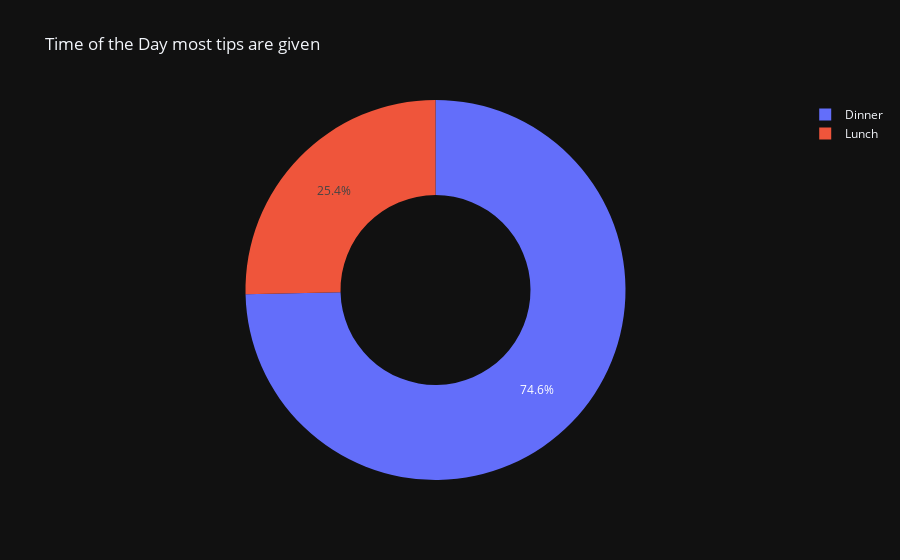

Notebook code cell kept with this figure:
### Markdown cell above
#### Which time of the day are most tips given - Lunch or Dinner

### Code cell
time_most_tips = px.pie(data_frame=df, values='tip', names='time', title='Time of the Day most tips are given', hole=0.5)
time_most_tips.show()

### Figure 1 — Plotly figure (JSON) as saved in the notebook; plotly's stock layout.template omitted (floating-point values rounded to 4 significant figures; data arrays with more than 128 entries replaced by an {"elided": "..."} marker saying what was removed)
{"data": [{"domain": {"x": [0.0, 1.0], "y": [0.0, 1.0]}, "hole": 0.5, "hovertemplate": "time=%{label}<br>tip=%{value}<extra></extra>", "labels": {"elided": "244 str values"}, "legendgroup": "", "name": "", "showlegend": true, "values": {"elided": "244 float values"}, "type": "pie"}], "layout": {"legend": {"tracegroupgap": 0}, "title": {"text": "Time of the Day most tips are given"}}}
